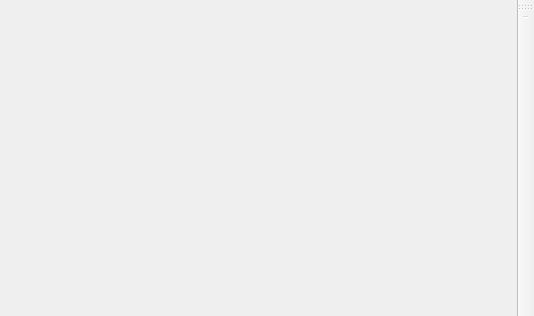
<?xml version="1.0" encoding="UTF-8"?>
<ui version="4.0">
 <class>MainWindow</class>
 <widget class="QMainWindow" name="MainWindow">
  <property name="geometry">
   <rect>
    <x>0</x>
    <y>0</y>
    <width>534</width>
    <height>316</height>
   </rect>
  </property>
  <property name="windowTitle">
   <string>MainWindow</string>
  </property>
  <widget class="QWidget" name="centralWidget"/>
  <widget class="QMenuBar" name="menuBar">
   <property name="geometry">
    <rect>
     <x>0</x>
     <y>0</y>
     <width>534</width>
     <height>29</height>
    </rect>
   </property>
  </widget>
  <widget class="QToolBar" name="mainToolBar">
   <attribute name="toolBarArea">
    <enum>RightToolBarArea</enum>
   </attribute>
   <attribute name="toolBarBreak">
    <bool>false</bool>
   </attribute>
   <addaction name="separator"/>
  </widget>
 </widget>
 <layoutdefault spacing="6" margin="11"/>
 <resources/>
 <connections/>
</ui>
